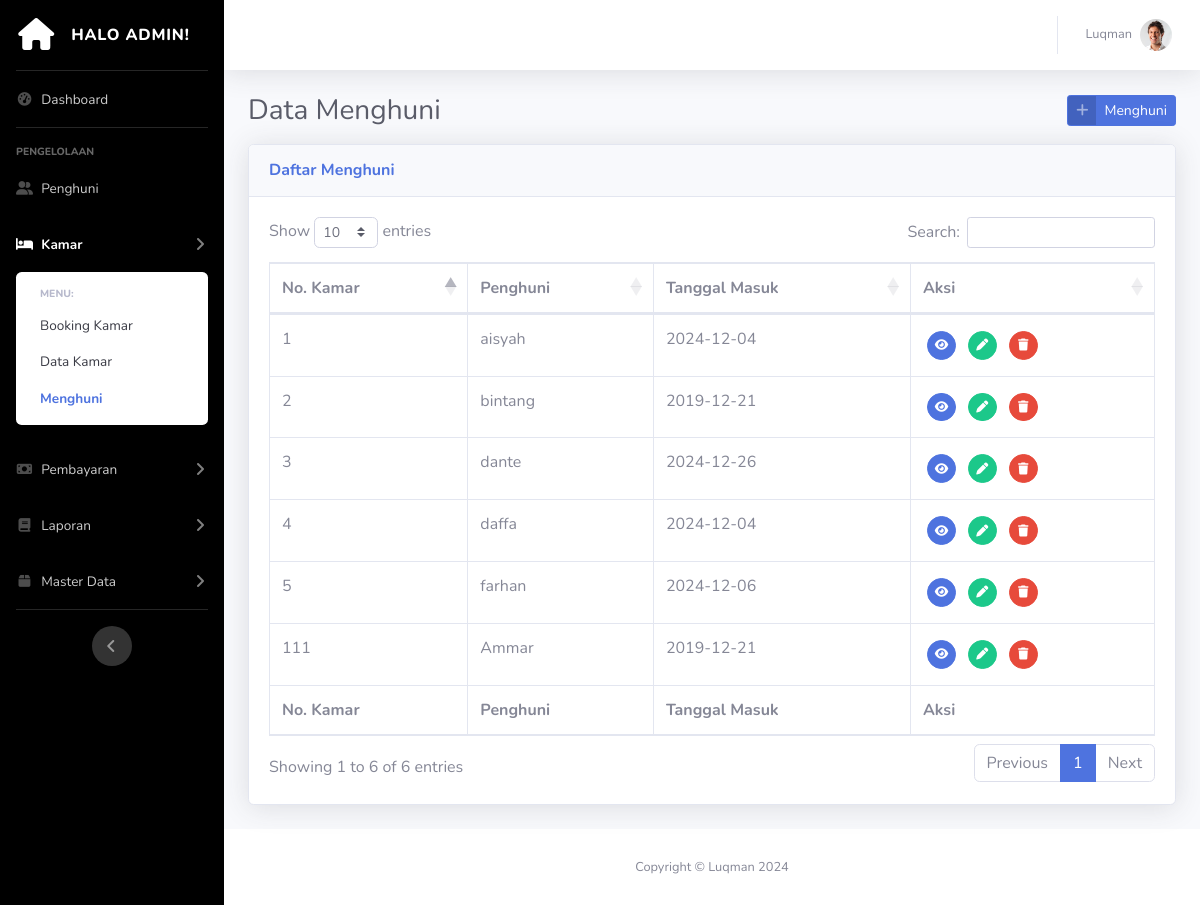
Screenshot of /app/admin/admin-kamar-menghuni.php (signed in) with the database file from the repository.
### tables this page shows
CREATE TABLE `pengguna` (
  `id_pengguna` int(11) NOT NULL,
  `nama_pengguna` varchar(255) NOT NULL,
  `alamat_pengguna` varchar(255) DEFAULT NULL,
  `provinsi_pengguna` varchar(255) DEFAULT NULL,
  `kota_pengguna` varchar(255) DEFAULT NULL,
  `telepon_pengguna` varchar(255) NOT NULL,
  `email_pengguna` varchar(255) NOT NULL,
  `kelamin_pengguna` enum('Pria','Wanita') DEFAULT NULL,
  `tanggal_lahir_pengguna` date DEFAULT NULL,
  `no_ktp_pengguna` varchar(255) DEFAULT NULL,
  `password` varchar(255) NOT NULL,
  `id_akses` int(1) NOT NULL,
  `foto_pengguna` varchar(255) DEFAULT NULL
);

CREATE TABLE `menghuni` (
  `id_menghuni` int(11) NOT NULL,
  `id_kamar` int(11) NOT NULL,
  `id_pengguna` int(11) NOT NULL,
  `tanggal_masuk` date NOT NULL,
  `tanggal_keluar` date NOT NULL
);

CREATE TABLE `kamar` (
  `id_kamar` int(11) NOT NULL,
  `nomor_kamar` int(11) NOT NULL,
  `id_tipe` int(11) NOT NULL,
  `luas_kamar` varchar(255) NOT NULL,
  `lantai_kamar` enum('1','2','3','4','5','6','7','8') NOT NULL,
  `kapasitas_kamar` int(11) NOT NULL,
  `deskripsi_kamar` varchar(255) NOT NULL,
  `id_layanan` int(11) NOT NULL,
  `harga_harian` double NOT NULL,
  `harga_mingguan` double NOT NULL,
  `harga_bulanan` double NOT NULL,
  `harga_tahunan` double NOT NULL,
  `denda` double NOT NULL,
  `foto_kamar` varchar(255) NOT NULL
);

### app/admin/admin-kamar-menghuni.php (the view, shortened to what this page needs)
<?php
include '../../actions/koneksi.php';
?>
<!DOCTYPE html>
<html lang="en">
<head>
  <link href="../../vendor/fontawesome-free/css/all.min.css" rel="stylesheet" type="text/css">
  <link rel="stylesheet" href="../../css/bootstrap.min.css">
  <link href="../../css/sb-admin-1.min.css" rel="stylesheet">
  <link href="../../vendor/datatables/dataTables.bootstrap4.min.css" rel="stylesheet">
</head>
<body id="page-top">
  <div id="wrapper">
    <ul class="navbar-nav bg-gradient-primary sidebar sidebar-dark accordion" id="accordionSidebar">
      <a class="sidebar-brand d-flex align-items-center justify-content-center" href="index.php">
        <div class="sidebar-brand-icon">
          <i class="fas fa-home"></i>
        </div>
        <div class="sidebar-brand-text mx-3">Halo Admin!</div>
      </a>
      <hr class="sidebar-divider my-0">
      <li class="nav-item">
        <a class="nav-link" href="admin-dashboard.php">
          <i class="fas fa-fw fa-tachometer-alt"></i>
          <span>Dashboard</span></a>
      </li>
      <hr class="sidebar-divider">
      <div class="sidebar-heading">
        Pengelolaan
      </div>
      <li class="nav-item">
        <a class="nav-link" href="admin-penghuni.php">
          <i class="fas fa-fw fa-user-friends"></i>
          <span>Penghuni</span></a>
      </li>
      <li class="nav-item active">
        <a class="nav-link collapsed" href="#" data-toggle="collapse" data-target="#collapseKamar"
          aria-expanded="true" aria-controls="collapseKamar">
          <i class="fas fa-fw fa-bed"></i>
          <span>Kamar</span>
        </a>
        <div id="collapseKamar" class="collapse show" aria-labelledby="headingUtilities" data-parent="#accordionSidebar">
          <div class="bg-white py-2 collapse-inner rounded">
            <h6 class="collapse-header">Menu:</h6>
            <a class="collapse-item" href="admin-booking.php">Booking Kamar</a>
            <a class="collapse-item" href="admin-kamar.php">Data Kamar</a>
            <a class="collapse-item active" href="admin-kamar-menghuni.php">Menghuni</a>
          </div>
        </div>
      </li>
      <li class="nav-item">
        <a class="nav-link collapsed" href="#" data-toggle="collapse" data-target="#collapseTwo" aria-expanded="true"
          aria-controls="collapseTwo">
          <i class="fas fa-fw fa-money-bill"></i>
          <span>Pembayaran</span>
        </a>
      </li>
      <li class="nav-item">
        <a class="nav-link collapsed" href="#" data-toggle="collapse" data-target="#collapseUtilities"
          aria-expanded="true" aria-controls="collapseUtilities">
          <i class="fas fa-fw fa-book"></i>
          <span>Laporan</span>
        </a>
      </li>
      <li class="nav-item">
        <a class="nav-link collapsed" href="#" data-toggle="collapse" data-target="#collapseMaster" aria-expanded="true"
          aria-controls="collapseUtilities">
          <i class="fas fa-fw fa-box"></i>
          <span>Master Data</span>
        </a>
      </li>
      <hr class="sidebar-divider d-none d-md-block">
      <div class="text-center d-none d-md-inline">
        <button class="rounded-circle border-0" id="sidebarToggle"></button>
      </div>
    </ul>
    <div id="content-wrapper" class="d-flex flex-column">
      <div id="content">
        <nav class="navbar navbar-expand navbar-light bg-white topbar mb-4 static-top shadow">
          <ul class="navbar-nav ml-auto">
            <li class="nav-item dropdown no-arrow">
              <a class="nav-link dropdown-toggle" href="#" id="userDropdown" role="button" data-toggle="dropdown"
                aria-haspopup="true" aria-expanded="false">
                <span
                  class="mr-2 d-none d-lg-inline text-gray-600 small"><?php print_r($_SESSION['akun_nama']);  ?></span>
                <?php
                $id = $_SESSION['akun_id'];
                $query = "SELECT * FROM pengguna WHERE id_pengguna = $id";
                $result = mysqli_query($conn, $query);
                while ($data = mysqli_fetch_array($result)) {
                  if ($data['foto_pengguna'] == NULL){
                ?>
                <img class="img-profile rounded-circle" src="../../img/none.png">
                <?php } else { ?>
                <img class="img-profile rounded-circle" src="../../img/<?php print_r($data['foto_pengguna']);  ?>">
                <?php
                    }
                  }
                ?>
              </a>
            </li>
          </ul>
        </nav>
        <div class="container-fluid">
          <div class="d-sm-flex align-items-center justify-content-between mb-3">
            <span class="h3 mb-0 text-gray-800">Data Menghuni</span>
            <button class="btn btn-sm btn-primary btn-icon-split float-right" data-toggle="modal"
              data-target="#tambah-kamar">
              <span class="icon text-white-50">
                <i class="fas fa-plus"></i>
              </span>
              <span class="text">Menghuni</span>
            </button>
          </div>
          <div class="card shadow mb-4">
            <div class="card-header py-3">
              <h6 class="m-0 font-weight-bold text-primary">Daftar Menghuni</h6>
            </div>
            <div class="card-body">
              <div class="table-responsive">
                <table class="table table-bordered" id="dataTable" width="100%" cellspacing="0">
                  <thead>
                    <tr>
                      <th>No. Kamar</th>
                      <th>Penghuni</th>
                      <th>Tanggal Masuk</th>
                      <th>Aksi</th>
                    </tr>
                  </thead>
                  <tfoot>
                    <tr>
                      <th>No. Kamar</th>
                      <th>Penghuni</th>
                      <th>Tanggal Masuk</th>
                      <th>Aksi</th>
                    </tr>
                  </tfoot>
                  <tbody>
                    <?php
                    $query = "SELECT kamar.nomor_kamar, pengguna.nama_pengguna, menghuni.tanggal_masuk, menghuni.id_menghuni, pengguna.id_pengguna FROM menghuni, kamar, pengguna WHERE menghuni.id_kamar = kamar.id_kamar AND menghuni.id_pengguna = pengguna.id_pengguna";
                    $hasil = mysqli_query($conn, $query);
                    while ($data_menghuni = mysqli_fetch_array($hasil)) {
                    ?>
                    <tr>
                      <td><?php echo $data_menghuni['nomor_kamar']; ?></td>
                      <td><?php echo $data_menghuni['nama_pengguna']; ?></td>
                      <td><?php echo $data_menghuni['tanggal_masuk']; ?></td>
                      <td>
                        <button name="view" type="button" value="view" id="<?php echo $data_menghuni['id_menghuni']; ?>"
                          class="btn btn-primary btn-circle btn-sm view_data m-1" title="Lihat Detail">
                          <i class="fas fa-eye"></i>
                        </button>
                        <button type="button" class="btn btn-success btn-circle btn-sm m-1 edit_data"
                          title="Edit Data Kamar" name="edit" value="edit" id="edit">
                          <i class="fas fa-pen"></i>
                        </button>
                        <a href="../../actions/process-delete.php?id_hapus_menghuni=<?php echo $data_menghuni['id_menghuni']; ?>&id_pengguna=<?php echo $data_menghuni['id_pengguna']; ?>"
                          class="btn btn-danger btn-circle btn-sm m-1" title="Hapus Data Kamar"
                          onclick="return confirm('Anda yakin ingin menghapus data ini? Data yang dihapus tidak dapat dikembalikan!');">
                          <i class="fas fa-trash"></i>
                        </a>
                      </td>
                    </tr>
                    <?php
                    }
                    ?>
                  </tbody>
                </table>
              </div>
            </div>
          </div>
        </div>
        <footer class="sticky-footer bg-white">
          <div class="container my-auto">
            <div class="copyright text-center my-auto">
              <span>Copyright &copy;  Luqman 2024</span>
            </div>
          </div>
        </footer>
      </div>
    </div>
</body>
</html>

### rows the page displays
menghuni: id_kamar.nomor_kamar "111", id_pengguna.nama_pengguna "Ammar", tanggal_masuk "2019-12-21"
menghuni: id_kamar.nomor_kamar "2", id_pengguna.nama_pengguna "bintang", tanggal_masuk "2019-12-21"
menghuni: id_kamar.nomor_kamar "3", id_pengguna.nama_pengguna "dante", tanggal_masuk "2024-12-26"
menghuni: id_kamar.nomor_kamar "4", id_pengguna.nama_pengguna "daffa", tanggal_masuk "2024-12-04"
menghuni: id_kamar.nomor_kamar "1", id_pengguna.nama_pengguna "aisyah", tanggal_masuk "2024-12-04"
menghuni: id_kamar.nomor_kamar "5", id_pengguna.nama_pengguna "farhan", tanggal_masuk "2024-12-06"
